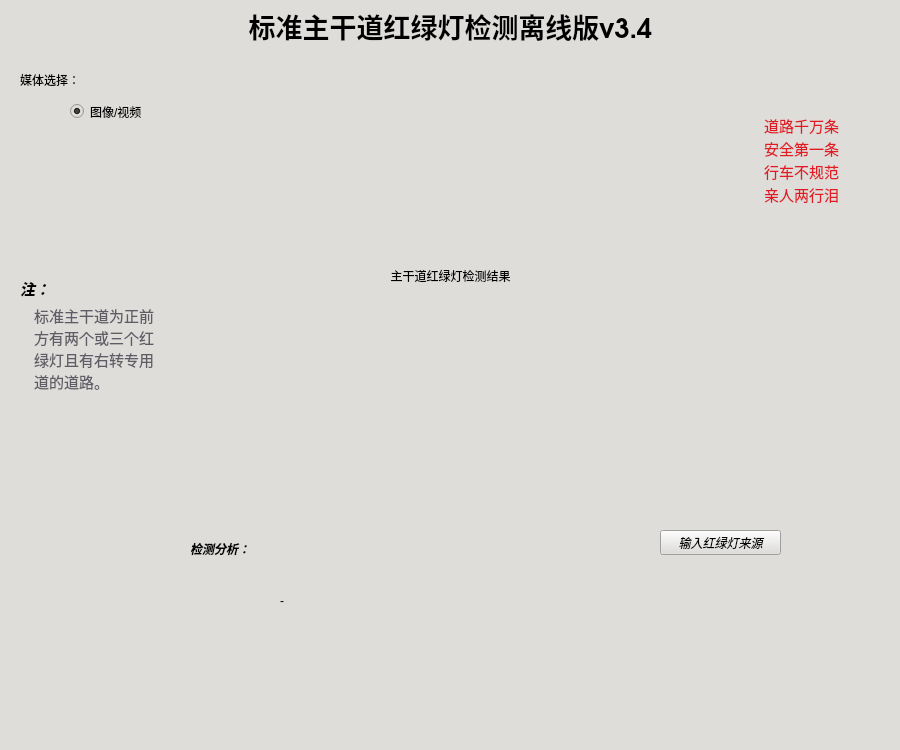
<?xml version="1.0" encoding="UTF-8"?>
<ui version="4.0">
 <class>MainWindow</class>
 <widget class="QMainWindow" name="MainWindow">
  <property name="geometry">
   <rect>
    <x>0</x>
    <y>0</y>
    <width>900</width>
    <height>750</height>
   </rect>
  </property>
  <property name="acceptDrops">
   <bool>false</bool>
  </property>
  <property name="windowTitle">
   <string>MainWindow</string>
  </property>
  <property name="styleSheet">
   <string notr="true">background-color: rgb(222, 221, 218);
color: rgb(0, 0, 0);</string>
  </property>
  <property name="inputMethodHints">
   <set>Qt::ImhNone</set>
  </property>
  <widget class="QWidget" name="centralwidget">
   <widget class="QLabel" name="label_2">
    <property name="geometry">
     <rect>
      <x>170</x>
      <y>70</y>
      <width>561</width>
      <height>411</height>
     </rect>
    </property>
    <property name="contextMenuPolicy">
     <enum>Qt::DefaultContextMenu</enum>
    </property>
    <property name="acceptDrops">
     <bool>false</bool>
    </property>
    <property name="layoutDirection">
     <enum>Qt::LeftToRight</enum>
    </property>
    <property name="autoFillBackground">
     <bool>false</bool>
    </property>
    <property name="frameShape">
     <enum>QFrame::NoFrame</enum>
    </property>
    <property name="frameShadow">
     <enum>QFrame::Plain</enum>
    </property>
    <property name="text">
     <string>主干道红绿灯检测结果</string>
    </property>
    <property name="textFormat">
     <enum>Qt::PlainText</enum>
    </property>
    <property name="scaledContents">
     <bool>true</bool>
    </property>
    <property name="alignment">
     <set>Qt::AlignCenter</set>
    </property>
   </widget>
   <widget class="QLabel" name="label_3">
    <property name="geometry">
     <rect>
      <x>280</x>
      <y>530</y>
      <width>321</width>
      <height>141</height>
     </rect>
    </property>
    <property name="autoFillBackground">
     <bool>false</bool>
    </property>
    <property name="text">
     <string>-</string>
    </property>
    <property name="scaledContents">
     <bool>false</bool>
    </property>
    <property name="alignment">
     <set>Qt::AlignLeading|Qt::AlignLeft|Qt::AlignVCenter</set>
    </property>
   </widget>
   <widget class="QPushButton" name="pushButton">
    <property name="geometry">
     <rect>
      <x>660</x>
      <y>530</y>
      <width>121</width>
      <height>25</height>
     </rect>
    </property>
    <property name="font">
     <font>
      <family>Ubuntu Condensed</family>
      <italic>true</italic>
     </font>
    </property>
    <property name="text">
     <string>输入红绿灯来源</string>
    </property>
   </widget>
   <widget class="QLabel" name="label_4">
    <property name="geometry">
     <rect>
      <x>320</x>
      <y>20</y>
      <width>67</width>
      <height>17</height>
     </rect>
    </property>
    <property name="text">
     <string/>
    </property>
   </widget>
   <widget class="QLabel" name="label_5">
    <property name="geometry">
     <rect>
      <x>220</x>
      <y>0</y>
      <width>461</width>
      <height>51</height>
     </rect>
    </property>
    <property name="font">
     <font>
      <family>URW Gothic</family>
      <pointsize>20</pointsize>
      <weight>75</weight>
      <bold>true</bold>
     </font>
    </property>
    <property name="text">
     <string>标准主干道红绿灯检测离线版v3.4</string>
    </property>
    <property name="textFormat">
     <enum>Qt::PlainText</enum>
    </property>
    <property name="alignment">
     <set>Qt::AlignCenter</set>
    </property>
    <property name="margin">
     <number>0</number>
    </property>
    <property name="indent">
     <number>0</number>
    </property>
   </widget>
   <widget class="QLabel" name="label_6">
    <property name="geometry">
     <rect>
      <x>190</x>
      <y>540</y>
      <width>91</width>
      <height>17</height>
     </rect>
    </property>
    <property name="font">
     <font>
      <weight>75</weight>
      <italic>true</italic>
      <bold>true</bold>
     </font>
    </property>
    <property name="text">
     <string>检测分析：</string>
    </property>
   </widget>
   <widget class="QLabel" name="label">
    <property name="geometry">
     <rect>
      <x>20</x>
      <y>280</y>
      <width>67</width>
      <height>17</height>
     </rect>
    </property>
    <property name="font">
     <font>
      <family>Ubuntu Condensed</family>
      <pointsize>11</pointsize>
      <weight>75</weight>
      <italic>true</italic>
      <bold>true</bold>
     </font>
    </property>
    <property name="text">
     <string>注：</string>
    </property>
   </widget>
   <widget class="QTextBrowser" name="textBrowser">
    <property name="geometry">
     <rect>
      <x>30</x>
      <y>300</y>
      <width>131</width>
      <height>121</height>
     </rect>
    </property>
    <property name="frameShape">
     <enum>QFrame::NoFrame</enum>
    </property>
    <property name="html">
     <string>&lt;!DOCTYPE HTML PUBLIC &quot;-//W3C//DTD HTML 4.0//EN&quot; &quot;http://www.w3.org/TR/REC-html40/strict.dtd&quot;&gt;
&lt;html&gt;&lt;head&gt;&lt;meta name=&quot;qrichtext&quot; content=&quot;1&quot; /&gt;&lt;style type=&quot;text/css&quot;&gt;
p, li { white-space: pre-wrap; }
&lt;/style&gt;&lt;/head&gt;&lt;body style=&quot; font-family:'Ubuntu'; font-size:11pt; font-weight:400; font-style:normal;&quot;&gt;
&lt;p style=&quot; margin-top:0px; margin-bottom:0px; margin-left:0px; margin-right:0px; -qt-block-indent:0; text-indent:0px;&quot;&gt;&lt;span style=&quot; color:#5e5c64;&quot;&gt;标准主干道为正前方有两个或三个红绿灯且有右转专用道的道路。&lt;/span&gt;&lt;/p&gt;
&lt;p style=&quot;-qt-paragraph-type:empty; margin-top:0px; margin-bottom:0px; margin-left:0px; margin-right:0px; -qt-block-indent:0; text-indent:0px; color:#5e5c64;&quot;&gt;&lt;br /&gt;&lt;/p&gt;&lt;/body&gt;&lt;/html&gt;</string>
    </property>
   </widget>
   <widget class="QTextBrowser" name="textBrowser_2">
    <property name="geometry">
     <rect>
      <x>760</x>
      <y>110</y>
      <width>121</width>
      <height>111</height>
     </rect>
    </property>
    <property name="frameShape">
     <enum>QFrame::NoFrame</enum>
    </property>
    <property name="html">
     <string>&lt;!DOCTYPE HTML PUBLIC &quot;-//W3C//DTD HTML 4.0//EN&quot; &quot;http://www.w3.org/TR/REC-html40/strict.dtd&quot;&gt;
&lt;html&gt;&lt;head&gt;&lt;meta name=&quot;qrichtext&quot; content=&quot;1&quot; /&gt;&lt;style type=&quot;text/css&quot;&gt;
p, li { white-space: pre-wrap; }
&lt;/style&gt;&lt;/head&gt;&lt;body style=&quot; font-family:'Ubuntu'; font-size:11pt; font-weight:400; font-style:normal;&quot;&gt;
&lt;p style=&quot; margin-top:0px; margin-bottom:0px; margin-left:0px; margin-right:0px; -qt-block-indent:0; text-indent:0px;&quot;&gt;&lt;span style=&quot; color:#e01b24;&quot;&gt;道路千万条&lt;/span&gt;&lt;/p&gt;
&lt;p style=&quot; margin-top:0px; margin-bottom:0px; margin-left:0px; margin-right:0px; -qt-block-indent:0; text-indent:0px;&quot;&gt;&lt;span style=&quot; color:#e01b24;&quot;&gt;安全第一条&lt;/span&gt;&lt;/p&gt;
&lt;p style=&quot; margin-top:0px; margin-bottom:0px; margin-left:0px; margin-right:0px; -qt-block-indent:0; text-indent:0px;&quot;&gt;&lt;span style=&quot; color:#e01b24;&quot;&gt;行车不规范&lt;/span&gt;&lt;/p&gt;
&lt;p style=&quot; margin-top:0px; margin-bottom:0px; margin-left:0px; margin-right:0px; -qt-block-indent:0; text-indent:0px;&quot;&gt;&lt;span style=&quot; color:#e01b24;&quot;&gt;亲人两行泪&lt;/span&gt;&lt;/p&gt;&lt;/body&gt;&lt;/html&gt;</string>
    </property>
   </widget>
   <widget class="QRadioButton" name="radioButton">
    <property name="geometry">
     <rect>
      <x>70</x>
      <y>100</y>
      <width>91</width>
      <height>23</height>
     </rect>
    </property>
    <property name="text">
     <string>图像/视频</string>
    </property>
    <property name="checked">
     <bool>true</bool>
    </property>
   </widget>
   <widget class="QLabel" name="label_7">
    <property name="geometry">
     <rect>
      <x>20</x>
      <y>70</y>
      <width>81</width>
      <height>20</height>
     </rect>
    </property>
    <property name="text">
     <string>媒体选择：</string>
    </property>
   </widget>
  </widget>
  <widget class="QStatusBar" name="statusbar"/>
 </widget>
 <resources/>
 <connections/>
</ui>
